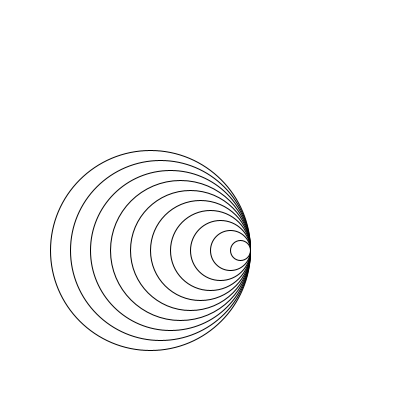
Frame 1 (no input)
Frame 60 (the mouse pressed at the canvas centre just before this capture): identical to frame 1, image omitted
Frame 120 (the mouse held since frame 60 and released just before this capture): identical to frame 1, image omitted

The Processing sketch that drew this single still picture (run headless with seeded random() and noise(); from frame 60 on, the mouse is pressed at the canvas centre):

// Processing sketch: Opdr_9_6
// ── Opdr_9_6.pde


void setup() {
  size(400, 400);
}

void draw() {
  background(255);
  drawRightC(250, 250, 200, 10);
}

void drawRightC(int x, int y, int sizeC, int aantal) {
  for (int i = 0; i < aantal; i++) {
    ellipse(x - sizeC/2, y, sizeC, sizeC);
    sizeC -= 20;
  }
}
